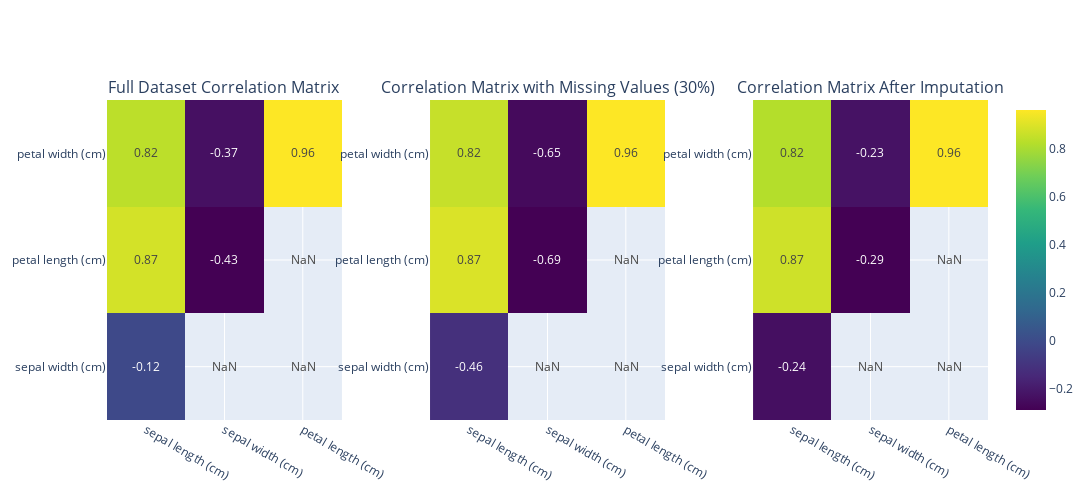

This figure's notebook cell:
### Markdown cell above
## Different Missingness Rates

### Code cell
df_missing = introduce_missingness_in_column(df, 'sepal width (cm)', missing_rate=0.7)

missing_indices = df_missing['sepal width (cm)'].isna()
df_imputed = df_missing.copy()

# put in random values sampled from a normal curve with same stats as original
df_imputed.loc[missing_indices, 'sepal width (cm)'] = np.random.randn(missing_indices.sum()) * std_val + mean_val

plot_better_heatmap_subplots([df, df_missing, df_imputed],["Full Dataset Correlation Matrix", "Correlation Matrix with Missing Values (30%)",  "Correlation Matrix After Imputation"])

### Figure 1 — Plotly figure (JSON) as saved in the notebook; plotly's stock layout.template omitted (floating-point values rounded to 4 significant figures)
{"data": [{"colorscale": [[0, "#440154"], [0.1111, "#482878"], [0.2222, "#3e4989"], [0.3333, "#31688e"], [0.4444, "#26828e"], [0.5556, "#1f9e89"], [0.6667, "#35b779"], [0.7778, "#6ece58"], [0.8889, "#b5de2b"], [1, "#fde725"]], "showscale": false, "text": [[-0.12, NaN, NaN], [0.87, -0.43, NaN], [0.82, -0.37, 0.96]], "texttemplate": "%{text:.2f}", "type": "heatmap", "x": ["sepal length (cm)", "sepal width (cm)", "petal length (cm)"], "xaxis": "x", "y": ["sepal width (cm)", "petal length (cm)", "petal width (cm)"], "yaxis": "y", "z": [[-0.12, NaN, NaN], [0.87, -0.43, NaN], [0.82, -0.37, 0.96]]}, {"colorscale": [[0, "#440154"], [0.1111, "#482878"], [0.2222, "#3e4989"], [0.3333, "#31688e"], [0.4444, "#26828e"], [0.5556, "#1f9e89"], [0.6667, "#35b779"], [0.7778, "#6ece58"], [0.8889, "#b5de2b"], [1, "#fde725"]], "showscale": false, "text": [[-0.46, NaN, NaN], [0.87, -0.69, NaN], [0.82, -0.65, 0.96]], "texttemplate": "%{text:.2f}", "type": "heatmap", "x": ["sepal length (cm)", "sepal width (cm)", "petal length (cm)"], "xaxis": "x2", "y": ["sepal width (cm)", "petal length (cm)", "petal width (cm)"], "yaxis": "y2", "z": [[-0.46, NaN, NaN], [0.87, -0.69, NaN], [0.82, -0.65, 0.96]]}, {"colorscale": [[0, "#440154"], [0.1111, "#482878"], [0.2222, "#3e4989"], [0.3333, "#31688e"], [0.4444, "#26828e"], [0.5556, "#1f9e89"], [0.6667, "#35b779"], [0.7778, "#6ece58"], [0.8889, "#b5de2b"], [1, "#fde725"]], "showscale": true, "text": [[-0.24, NaN, NaN], [0.87, -0.29, NaN], [0.82, -0.23, 0.96]], "texttemplate": "%{text:.2f}", "type": "heatmap", "x": ["sepal length (cm)", "sepal width (cm)", "petal length (cm)"], "xaxis": "x3", "y": ["sepal width (cm)", "petal length (cm)", "petal width (cm)"], "yaxis": "y3", "z": [[-0.24, NaN, NaN], [0.87, -0.29, NaN], [0.82, -0.23, 0.96]]}], "layout": {"annotations": [{"font": {"size": 16}, "showarrow": false, "text": "Full Dataset Correlation Matrix", "x": 0.1333, "xanchor": "center", "xref": "paper", "y": 1, "yanchor": "bottom", "yref": "paper"}, {"font": {"size": 16}, "showarrow": false, "text": "Correlation Matrix with Missing Values (30%)", "x": 0.5, "xanchor": "center", "xref": "paper", "y": 1, "yanchor": "bottom", "yref": "paper"}, {"font": {"size": 16}, "showarrow": false, "text": "Correlation Matrix After Imputation", "x": 0.8667, "xanchor": "center", "xref": "paper", "y": 1, "yanchor": "bottom", "yref": "paper"}], "height": 500, "showlegend": false, "width": 1500, "xaxis": {"anchor": "y", "domain": [0, 0.2667]}, "xaxis2": {"anchor": "y2", "domain": [0.3667, 0.6333]}, "xaxis3": {"anchor": "y3", "domain": [0.7333, 1]}, "yaxis": {"anchor": "x", "domain": [0, 1]}, "yaxis2": {"anchor": "x2", "domain": [0, 1]}, "yaxis3": {"anchor": "x3", "domain": [0, 1]}}}
